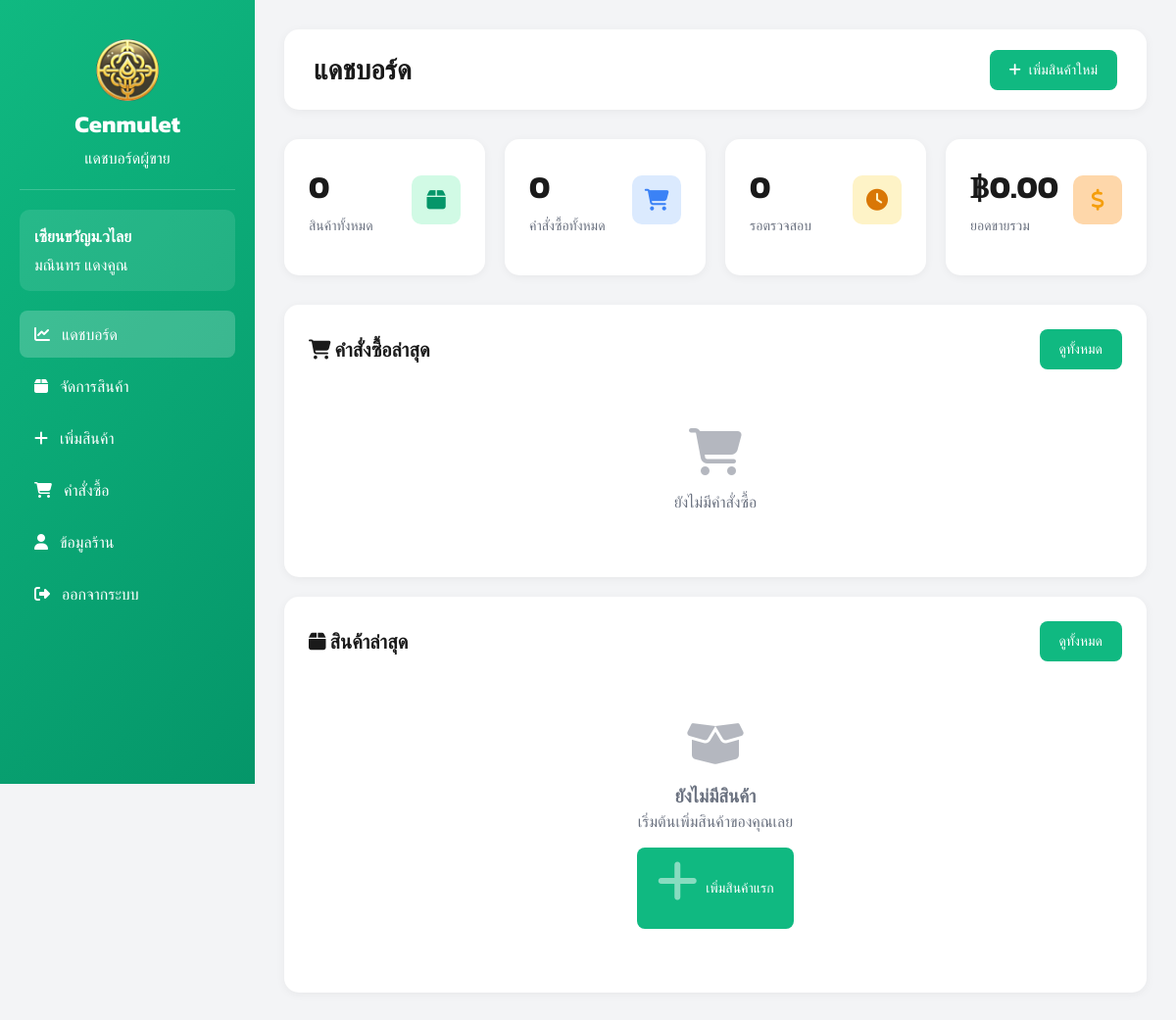
The page /views/seller/dashboard.php (signed in) on the database as committed earlier.
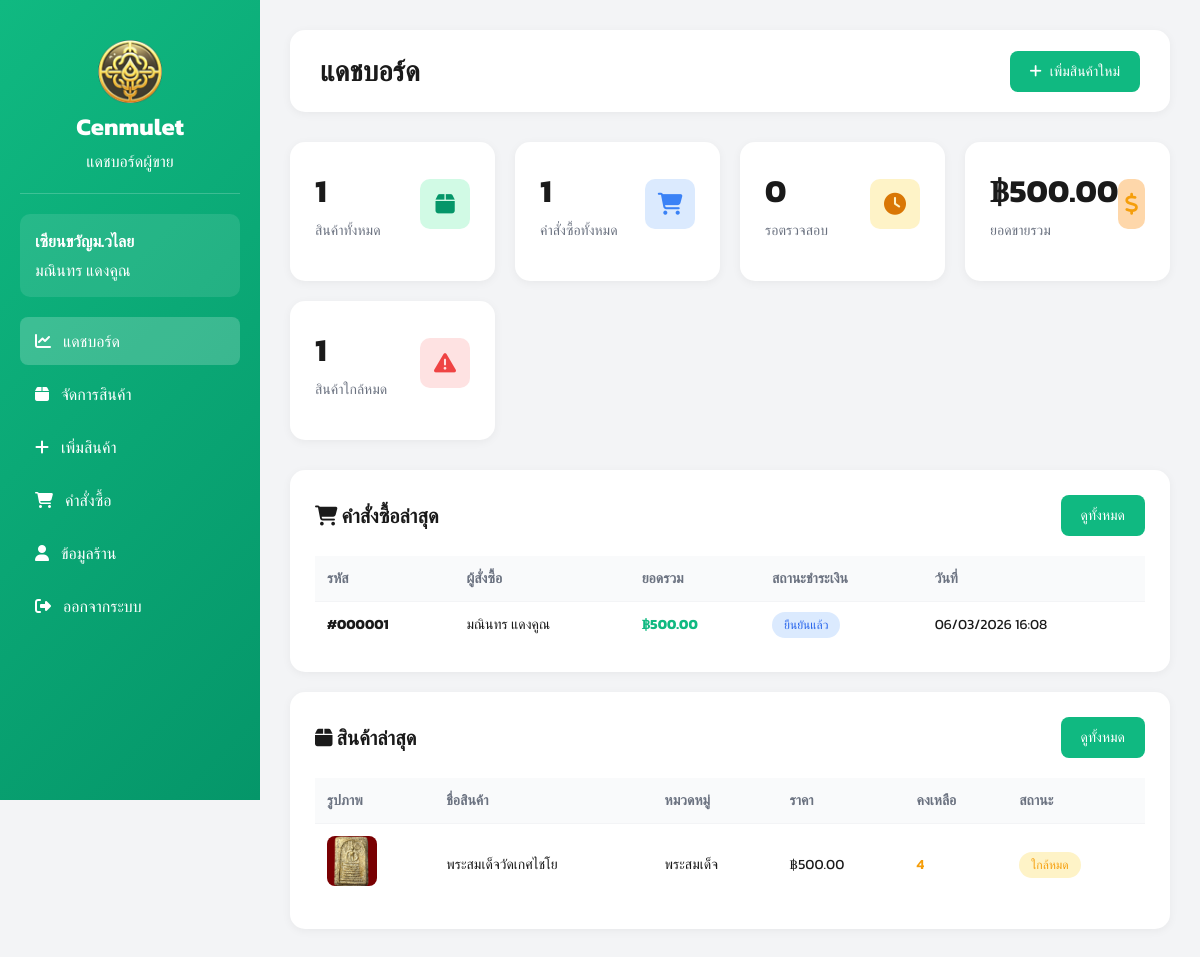
The same page on the database as committed later.
### tables this page shows
CREATE TABLE sellers (
    id INTEGER PRIMARY KEY AUTOINCREMENT,
    fullname TEXT,
    store_name TEXT,
    username TEXT UNIQUE,
    password TEXT,
    address TEXT,
    img_store TEXT,
    tel TEXT,
    pay_contax TEXT,
    id_per TEXT,
    img_per TEXT,

    status TEXT DEFAULT 'pending',
    reject_reason TEXT,
    reviewed_at DATETIME
);

CREATE TABLE orders (
    id INTEGER PRIMARY KEY AUTOINCREMENT,
    user_id INTEGER,
    total_price REAL,
    status TEXT DEFAULT 'pending',
    tracking_number TEXT,
    shipped_at DATETIME,
    created_at DATETIME DEFAULT CURRENT_TIMESTAMP,
    FOREIGN KEY (user_id) REFERENCES users(id)
);

CREATE TABLE amulets (
    id INTEGER PRIMARY KEY AUTOINCREMENT,
    amulet_name TEXT,
    source TEXT,
    quantity INTEGER,
    price REAL,
    image TEXT,
    sellerId INTEGER,
    categoryId INTEGER,
    FOREIGN KEY (sellerId) REFERENCES sellers(id),
    FOREIGN KEY (categoryId) REFERENCES categories(id)
);

CREATE TABLE categories (
    id INTEGER PRIMARY KEY AUTOINCREMENT,
    category_name TEXT
);

### views/seller/dashboard.php (the view, shortened to what the rows shown need)
<?php
require_once __DIR__ . "/../../config/db.php";
$seller_id = $_SESSION['user_id'];
try {
    $stmt = $db->prepare("SELECT * FROM sellers WHERE id = :id");
    $stmt->execute([':id' => $seller_id]);
    $seller = $stmt->fetch(PDO::FETCH_ASSOC);
} catch (PDOException $e) {
    die("Error: " . $e->getMessage());
}
try {
    $stmt = $db->prepare("
        SELECT a.*, c.category_name
        FROM amulets a
        LEFT JOIN categories c ON a.categoryId = c.id
        WHERE a.sellerId = :seller_id
        ORDER BY a.id DESC
        LIMIT 5
    ");
    $stmt->execute([':seller_id' => $seller_id]);
    $recent_products = $stmt->fetchAll(PDO::FETCH_ASSOC);
    $stmt = $db->prepare("
        SELECT DISTINCT o.*, u.fullname, p.status as payment_status
        FROM orders o
        JOIN order_items oi ON o.id = oi.order_id
        JOIN amulets a ON oi.amulet_id = a.id
        JOIN users u ON o.user_id = u.id
        LEFT JOIN payments p ON o.id = p.order_id
        WHERE a.sellerId = :seller_id
        GROUP BY o.id
        ORDER BY o.created_at DESC
        LIMIT 5
    ");
    $stmt->execute([':seller_id' => $seller_id]);
    $recent_orders = $stmt->fetchAll(PDO::FETCH_ASSOC);
} catch (PDOException $e) {
    die("Error: " . $e->getMessage());
}
?>
<!DOCTYPE html>
<html lang="th">
<head>
    <link rel="stylesheet" href="https://cdnjs.cloudflare.com/ajax/libs/font-awesome/6.5.1/css/all.min.css">
</head>
<body>
    <div class="dashboard-container">
        <aside class="sidebar">
            <div class="sidebar-header">
                <h2>Cenmulet</h2>
            </div>
            <div class="user-info">
                <h3><?php echo htmlspecialchars($seller['store_name']); ?></h3>
                <p><?php echo htmlspecialchars($seller['fullname']); ?></p>
            </div>
        </aside>
        <main class="main-content">
            <div class="top-bar">
                <h1>แดชบอร์ด</h1>
            </div>
            <div class="content-section">
                <div class="section-header">
                    <h2><i class="fa-solid fa-shopping-cart"></i> คำสั่งซื้อล่าสุด</h2>
                </div>
                <?php if (count($recent_orders) > 0): ?>
                    <table>
                        <thead>
                            <tr>
                                <th>รหัส</th>
                                <th>ผู้สั่งซื้อ</th>
                                <th>ยอดรวม</th>
                                <th>สถานะชำระเงิน</th>
                                <th>วันที่</th>
                            </tr>
                        </thead>
                        <tbody>
                            <?php foreach ($recent_orders as $order): ?>
                                <tr>
                                    <td><strong>#<?php echo str_pad($order['id'], 6, '0', STR_PAD_LEFT); ?></strong></td>
                                    <td><?php echo htmlspecialchars($order['fullname']); ?></td>
                                    <td><strong style="color: #10b981;">฿<?php echo number_format($order['total_price'], 2); ?></strong></td>
                                    <td>
                                        <?php if ($order['payment_status'] === 'waiting'): ?>
                                            <span class="badge badge-pending">รอตรวจสอบ</span>
                                        <?php elseif ($order['payment_status'] === 'confirmed'): ?>
                                            <span class="badge badge-confirmed">ยืนยันแล้ว</span>
                                        <?php else: ?>
                                            <span class="badge badge-warning">ไม่ทราบสถานะ</span>
                                        <?php endif; ?>
                                    </td>
                                    <td><?php echo date('d/m/Y H:i', strtotime($order['created_at'])); ?></td>
                                </tr>
                            <?php endforeach; ?>
                        </tbody>
                    </table>
                <?php endif; ?>
            </div>
            <div class="content-section">
                <div class="section-header">
                    <h2><i class="fa-solid fa-box"></i> สินค้าล่าสุด</h2>
                </div>
                <?php if (count($recent_products) > 0): ?>
                    <table>
                        <thead>
                            <tr>
                                <th>รูปภาพ</th>
                                <th>ชื่อสินค้า</th>
                                <th>หมวดหมู่</th>
                                <th>ราคา</th>
                                <th>คงเหลือ</th>
                                <th>สถานะ</th>
                            </tr>
                        </thead>
                        <tbody>
                            <?php foreach ($recent_products as $product): ?>
                                <tr>
                                    <td>
                                        <?php if ($product['image']): ?>
                                            <img src="/uploads/amulets/<?php echo htmlspecialchars($product['image']); ?>" alt="" class="product-img">
                                        <?php else: ?>
                                            <div class="product-img" style="background: #e5e7eb; display: flex; align-items: center; justify-content: center;">
                                                <i class="fa-solid fa-image" style="color: #9ca3af;"></i>
                                            </div>
                                        <?php endif; ?>
                                    </td>
                                    <td><?php echo htmlspecialchars($product['amulet_name']); ?></td>
                                    <td><?php echo htmlspecialchars($product['category_name'] ?? '-'); ?></td>
                                    <td>฿<?php echo number_format($product['price'], 2); ?></td>
                                    <td>
                                        <?php if ($product['quantity'] < 5 && $product['quantity'] > 0): ?>
                                            <span style="color: #f59e0b; font-weight: 600;"><?php echo number_format($product['quantity']); ?></span>
                                        <?php else: ?>
                                            <?php echo number_format($product['quantity']); ?>
                                        <?php endif; ?>
                                    </td>
                                    <td>
                                        <?php if ($product['quantity'] > 5): ?>
                                            <span class="badge badge-success">มีสินค้า</span>
                                        <?php elseif ($product['quantity'] > 0): ?>
                                            <span class="badge badge-warning">ใกล้หมด</span>
                                        <?php else: ?>
                                            <span class="badge badge-danger">สินค้าหมด</span>
                                        <?php endif; ?>
                                    </td>
                                </tr>
                            <?php endforeach; ?>
                        </tbody>
                    </table>
                <?php endif; ?>
            </div>
        </main>
    </div>
</body>
</html>

Rows that differ between the two databases and show on the page:
added orders: id "000001", fullname "มณินทร แดงคูณ", total_price "500.00", created_at "06/03/2026 16:08"
added amulets: image (picture), amulet_name "พระสมเด็จวัดเกศไชโย", categoryId.category_name "พระสมเด็จ", price "500.00", quantity "4", shows "ใกล้หมด"
Other text that changed with them:
$total_products: "0" → "1"
$total_orders: "0" → "1"
$total_sales: "0.00" → "500.00"
$low_stock: (not shown) → "1"
text no longer shown: "ยังไม่มีคำสั่งซื้อ ยังไม่มีสินค้า เริ่มต้นเพิ่มสินค้าของคุณเลย เพิ่มสินค้าแรก"
text now shown: "สินค้าใกล้หมด รหัส ผู้สั่งซื้อ ยอดรวม สถานะชำระเงิน วันที่ รูปภาพ ชื่อสินค้า หมวดหมู่ ราคา คงเหลือ สถานะ"
